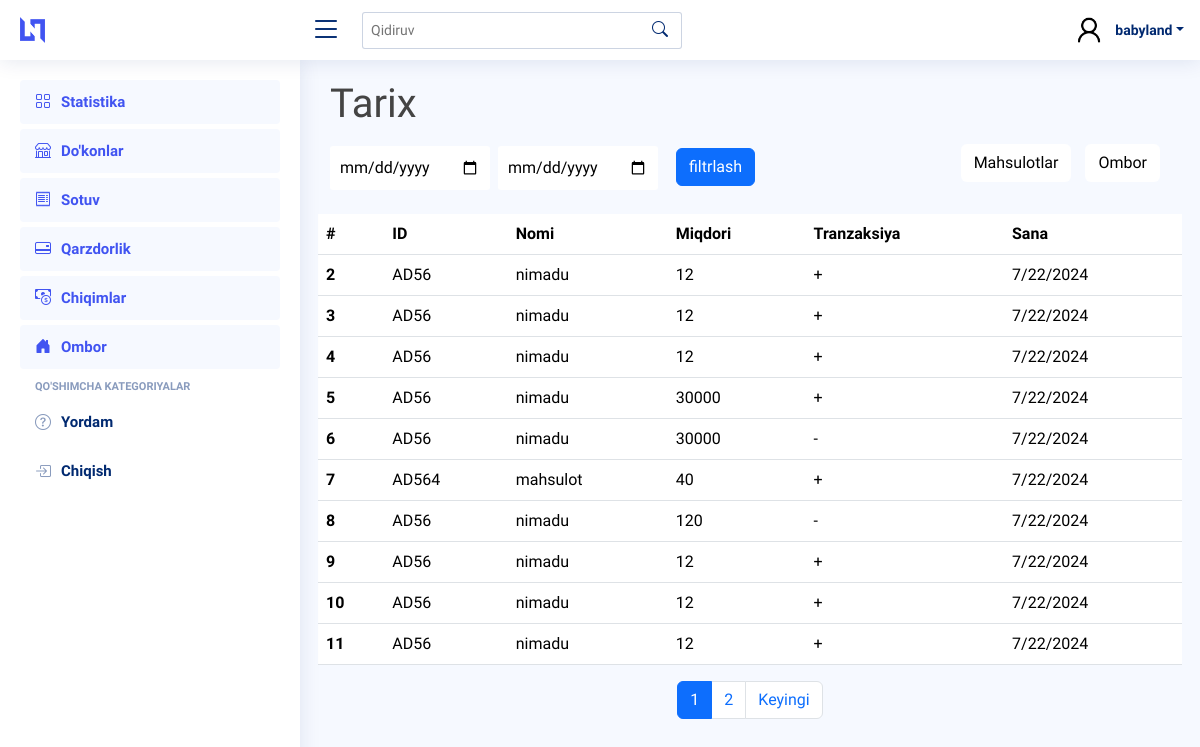
The page /storage/history/ (signed in) on the database its author committed.
### main_app/models.py (models this page shows, shortened)
class Transaction(models.Model):
    product = models.ForeignKey(Product, on_delete=models.CASCADE)
    transaction_type = models.CharField(max_length=250)
    amount = models.PositiveIntegerField()
    date = models.DateField(auto_now_add=True)

class Product(models.Model):
    name = models.CharField(max_length=250)
    base_price = models.PositiveIntegerField(default=0)
    sale_price = models.PositiveIntegerField(default=0)
    amount = models.PositiveIntegerField(default=0)
    qr_code_id = models.CharField(max_length=250)

### main_app/views.py (the view, shortened to what this page needs)
# urls.py: path("storage/history/", StorageHistoryView.as_view(), name="storage_history"),
@method_decorator(login_required, name='dispatch')
class StorageHistoryView(ListView):
    template_name = "storage/transactions.html"
    model = Transaction
    context_object_name = 'transactions'
    paginate_by = 10
    def get_queryset(self):
        return Transaction.objects.all()
    def get_context_data(self):
        context = {}
        products = self.get_queryset()
        paginator_products = Paginator(products, self.paginate_by)
        page_number_products = self.request.GET.get('page_products')
        page_obj_products = paginator_products.get_page(page_number_products)
        context["page_obj_products"] = page_obj_products
        return context

### templates/storage/transactions.html (shortened to what this page needs)
{% extends 'wrapper.html' %}
{% load humanize %}
{% block content %}
<h1>Tarix</h1>
  <div class="d-flex justify-content-between align-items-center">
    <div class="d-felx justify-content-center align-items-center flex-column">
        <form method="POST" class="d-flex gap-2 justify-content-center align-items-center flex-column flex-lg-row justify-content-lg-start">
         <div class="from">
          <input name="from" type="date" id="from" style="border-radius: 3px;margin-top:10px;outline:none;border:none;padding:10px 10px;">
         </div>
          <div class="till">
            <input name="till" type="date" id="from" style="border-radius: 3px;margin-top:10px;outline:none;border:none;padding:10px 10px;">
          </div>
          <div class="button pt-2">
            <button class="btn btn-primary" name="filtr" style="margin-left: 10px;">filtrlash</button>
          </div>
        </form>
      </div>
    <div>
      <form method="POST">
        <a type="button" class="btn product_a" href="{% url 'main_app:products' %}">Mahsulotlar</a>
        <a type="button" class="btn product_a" href="{% url 'main_app:storage' %}">Ombor</a>
      </form>
    </div>
  </div>
    <div class="row mt-4" style="overflow-x: auto;">
      {% if page_obj_products %}
            <table class="table" >
              <thead>
                <tr>
                  <th scope="col">#</th>
                  <th scope="col">ID</th>
                  <th scope="col">Nomi</th>
                  <th scope="col">Miqdori</th>
                  <th scope="col">Tranzaksiya</th>
                  <th scope="col">Sana</th>
                </tr>
              </thead>
              <tbody>
                {% for i in page_obj_products %}
                <tr>
                  <th scope="row">{{ i.id }}</th>
                  <td>{{ i.product.qr_code_id }}</td>
                  <td>{{ i.product.name }}</td>
                  <td>{{ i.amount }}</td>
                  {% if i.transaction_type == "add" %}
                  <td>+</td>
                  {% else %}
                  <td>-</td>
                  {% endif %}
                  <td>{{ i.date.month }}/{{ i.date.day }}/{{ i.date.year}}</td>
                </tr>
                {% endfor %}
              </tbody>
            </table>
            {% else %}
              <div style="color: gray;font-size:20px;text-align:center">
                Ma'lumot mavjud emas!!!
              </div>
            {% endif %}
            <nav aria-label="Page navigation">
              <ul class="pagination justify-content-center">
                {% for num in page_obj_products.paginator.page_range %}
                  {% if page_obj_products.number == num %}
                    <li class="page-item active"><a class="page-link" href="?page_products={{ num }}">{{ num }}</a></li>
                  {% else %}
                    <li class="page-item"><a class="page-link" href="?page_products={{ num }}">{{ num }}</a></li>
                  {% endif %}
                {% endfor %}
                {% if page_obj_products.has_next %}
                  <li class="page-item"><a class="page-link" href="?page_products={{ page_obj_products.next_page_number }}">Keyingi</a></li>
                {% endif %}
              </ul>
            </nav>
    </div>
{% endblock content %}

### templates/wrapper.html (shortened to what this page needs)
<!DOCTYPE html>
{% load static %}
<html lang="en">
<head>
  <link href="{% static "assets/vendor/bootstrap/css/bootstrap.min.css" %}" rel="stylesheet">
  <link href="{% static 'assets/vendor/bootstrap-icons/bootstrap-icons.css' %}" rel="stylesheet">
  <link href="{% static 'assets/vendor/boxicons/css/boxicons.min.css' %}" rel="stylesheet">
  <link href="{% static 'assets/vendor/quill/quill.snow.css' %}" rel="stylesheet">
  <link href="{% static 'assets/vendor/quill/quill.bubble.css' %}" rel="stylesheet">
  <link href="{% static 'assets/vendor/remixicon/remixicon.css' %}" rel="stylesheet">
  <link href="{% static 'assets/vendor/simple-datatables/style.css' %}" rel="stylesheet">
  <link href="{% static 'assets/css/style.css' %}" rel="stylesheet">
</head>
<body>
  <header id="header" class="header fixed-top d-flex align-items-center">
    <div class="d-flex align-items-center justify-content-between">
      <a href="{% url 'main_app:main' %}" class="logo d-flex align-items-center">
        <img class="d-none d-lg-block" src="{% static 'assets/img/logo.png' %}" alt="">
      </a>
      <i class="bi bi-list toggle-sidebar-btn"></i>
    </div>
    <div class="search-bar">
      <form class="search-form d-flex align-items-center" method="POST">
        <input type="text" name="query" placeholder="Qidiruv" title="Enter search keyword">
        <button type="submit" title="Search" name="search"><i class="bi bi-search"></i></button>
      </form>
    </div>
    <nav class="header-nav ms-auto">
      <ul class="d-flex align-items-center">
        <li class="nav-item dropdown pe-3">
          <a class="nav-link nav-profile d-flex align-items-center pe-0" href="#" data-bs-toggle="dropdown">
            <img src="{% static 'assets/img/Sample_User_Icon (1).png' %}" alt="Profile" class="rounded-circle">
            <span class="d-none d-md-block dropdown-toggle ps-2">{{ request.user.username }}</span>
          </a>
        </li>
      </ul>
    </nav>
  </header>
  <aside id="sidebar" class="sidebar">
    <ul class="sidebar-nav" id="sidebar-nav">
      <li class="nav-item">
        <a class="nav-link " href="{% url 'main_app:main'%}">
          <i class="bi bi-grid"></i>
          <span>Statistika</span>
        </a>
      </li>
      <li class="nav-item">
        <a class="nav-link " href="{% url 'main_app:provinces'%}">
          <i class="bi bi-shop"></i>
          <span>Do'konlar</span>
        </a>
      </li>
      <li class="nav-item">
        <a class="nav-link " href="{% url 'main_app:sale'%}">
          <i class="bi bi-receipt"></i>
          <span>Sotuv</span>
        </a>
      </li>
      <li class="nav-item">
        <a class="nav-link " href="{% url 'main_app:debt'%}">
          <i class="bi bi-credit-card-2-back"></i>
          <span>Qarzdorlik</span>
        </a>
      </li>
      <li class="nav-item">
        <a class="nav-link " href="{% url 'expance_app:expance'%}">
          <i class="bi bi-cash-coin"></i>
          <span>Chiqimlar</span>
        </a>
      </li>
      <li class="nav-item">
        <a class="nav-link " href="{% url 'main_app:storage'%}">
          <i class="bi bi-house-door-fill"></i>
          <span>Ombor</span>
        </a>
      </li>
      <li class="nav-heading">Qo'shimcha Kategoriyalar</li>
      <li class="nav-item">
        <a class="nav-link collapsed"  href="http://t.me/Saidjalol10">
          <i class="bi bi-question-circle"></i>
          <span>Yordam</span>
        </a>
      </li>
      <ul class="nav">
        <li class="nav-item">
          <a id="logout-link" class="nav-link collapsed" href="#">
            <i class="bi bi-box-arrow-in-right"></i>
            <span>Chiqish</span>
          </a>
        </li>
      </ul>
    </ul>
  </aside>
  <main id="main" class="main">
        {% block content %} {% endblock content %}
  </main>
</body>
</html>

### staticfiles/assets/css/style.css (style rules this page uses)
:root { scroll-behavior: smooth; }
body { font-family: "Open Sans", sans-serif; background: #f6f9ff; color: #444444; }
a { color: #4154f1; text-decoration: none; }
h1, h2, h3, h4, h5, h6 { font-family: "Nunito", sans-serif; }
#main { margin-top: 60px; padding: 20px 30px; transition: all 0.3s; }
.logo { line-height: 1; }
@media (min-width: 1200px) { .logo { width: 280px; } }
.logo img { max-height: 26px; margin-right: 6px; }
.header { transition: all 0.5s; z-index: 997; height: 60px; box-shadow: 0px 2px 20px rgba(1, 41, 112, 0.1); background-color: #fff; padding-left: 20px; }
.header .toggle-sidebar-btn { font-size: 32px; padding-left: 10px; cursor: pointer; color: #012970; }
.header .search-bar { min-width: 360px; padding: 0 20px; }
.header .search-form { width: 100%; }
.header .search-form input { border: 0; font-size: 14px; color: #012970; border: 1px solid rgba(1, 41, 112, 0.2); padding: 7px 38px 7px 8px; border-radius: 3px; transition: 0.3s; width: 100%; }
.header .search-form button { border: 0; padding: 0; margin-left: -30px; background: none; }
.header .search-form button i { color: #012970; }
.header-nav ul { list-style: none; }
.header-nav>ul { margin: 0; padding: 0; }
.header-nav .nav-profile { color: #012970; }
.header-nav .nav-profile img { max-height: 36px; }
.header-nav .nav-profile span { font-size: 14px; font-weight: 600; }
.sidebar { position: fixed; top: 60px; left: 0; bottom: 0; width: 300px; z-index: 996; transition: all 0.3s; padding: 20px; overflow-y: auto; scrollbar-width: thin; scrollbar-color: #aab7cf transparent; box-shadow: 0px 0px 20px rgba(1, 41, 112, 0.1); background-color: #fff; }
@media (min-width: 1200px) { #main, #footer { margin-left: 300px; } }
.sidebar-nav { padding: 0; margin: 0; list-style: none; }
.sidebar-nav li { padding: 0; margin: 0; list-style: none; }
.sidebar-nav .nav-item { margin-bottom: 5px; }
.sidebar-nav .nav-heading { font-size: 11px; text-transform: uppercase; color: #899bbd; font-weight: 600; margin: 10px 0 5px 15px; }
.sidebar-nav .nav-link { display: flex; align-items: center; font-size: 15px; font-weight: 600; color: #4154f1; transition: 0.3; background: #f6f9ff; padding: 10px 15px; border-radius: 4px; }
.sidebar-nav .nav-link i { font-size: 16px; margin-right: 10px; color: #4154f1; }
.sidebar-nav .nav-link.collapsed { color: #012970; background: #fff; }
.sidebar-nav .nav-link.collapsed i { color: #899bbd; }

### templates/storage/transactions.html (style rules this page uses)
table { overflow: auto; }
.product_a { margin-right: 10px; background-color: white; color: black; }

### rows shown on the page
Transaction: id "2", product.qr_code_id "AD56", product.name "nimadu", amount "12", date.month "7", date.day "22", date.year "2024"
Transaction: id "3", product.qr_code_id "AD56", product.name "nimadu", amount "12", date.month "7", date.day "22", date.year "2024"
Transaction: id "4", product.qr_code_id "AD56", product.name "nimadu", amount "12", date.month "7", date.day "22", date.year "2024"
Transaction: id "5", product.qr_code_id "AD56", product.name "nimadu", amount "30000", date.month "7", date.day "22", date.year "2024"
Transaction: id "6", product.qr_code_id "AD56", product.name "nimadu", amount "30000", date.month "7", date.day "22", date.year "2024"
Transaction: id "7", product.qr_code_id "AD564", product.name "mahsulot", amount "40", date.month "7", date.day "22", date.year "2024"
Transaction: id "8", product.qr_code_id "AD56", product.name "nimadu", amount "120", date.month "7", date.day "22", date.year "2024"
Transaction: id "9", product.qr_code_id "AD56", product.name "nimadu", amount "12", date.month "7", date.day "22", date.year "2024"
Transaction: id "10", product.qr_code_id "AD56", product.name "nimadu", amount "12", date.month "7", date.day "22", date.year "2024"
Transaction: id "11", product.qr_code_id "AD56", product.name "nimadu", amount "12", date.month "7", date.day "22", date.year "2024"

### other values the page prints
{{ request.user.username }} "babyland"
{{ num }} "1"
{{ num }} "2"
